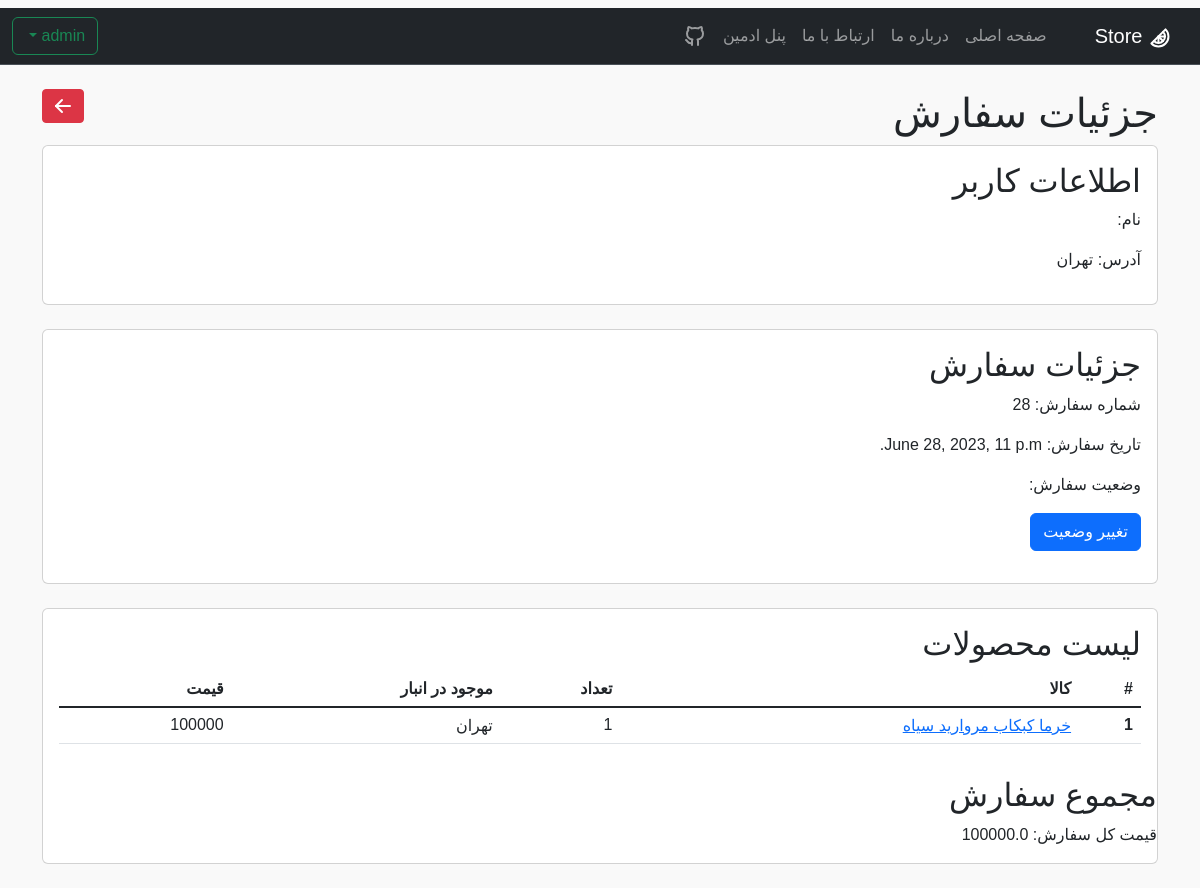
/panel/order_customer/28/ (signed in), run on an earlier commit of the app's database.
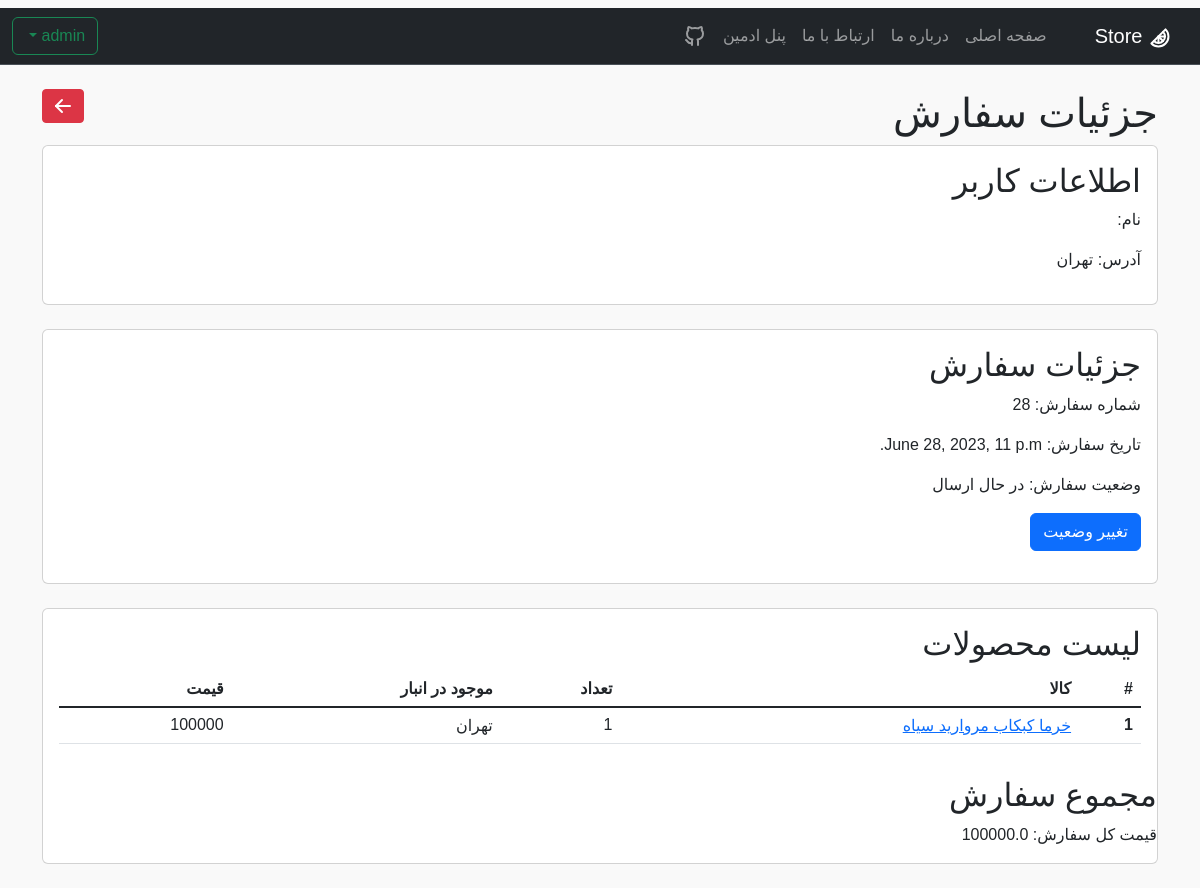
And on a later commit of the database.
### carts/models.py (models this page shows, shortened)
class Order(models.Model):
    STATUS_CHOICES = (
        ('در حال بررسی سفارش', 'در حال بررسی سفارش'),
        ('در حال ارسال', 'در حال ارسال'),
        ('تحویل شده', 'تحویل شده'),
    )
    customer = models.ForeignKey(User, on_delete=models.CASCADE, verbose_name='نام کاربر')
    date_order = models.DateTimeField(auto_now_add=True, verbose_name='تاریخ خرید')
    total_price = models.FloatField(blank=True, null=True, verbose_name='قیمت کل')
    status = models.CharField(
        max_length=50,
        choices=STATUS_CHOICES,default='در حال بررسی سفارش')

### accounts/models.py (models this page shows, shortened)
class User(AbstractUser):
    email = models.EmailField(unique=True)
    city = models.ForeignKey(City, on_delete=models.CASCADE, null=True)

### products/models.py (models this page shows)
class City(models.Model):
    TYPE_CHOICES = (
        ("آبادان", "آبادان"),
        ("بوشهر", "بوشهر"),
        ("تهران", "تهران"),
        ("کرج", "کرج"),
        ("تبریز", "تبریز"),
        ("مشهد", "مشهد"),
        ("اصفهان", "اصفهان"),
        ("شیراز", "شیراز"),
        ("قم", "قم"),
        ("قشم", "قشم"),
        ("کرمان", "کرمان"),
        ("کردستان", "کردستان"),
    )
    name = models.CharField(max_length=50, choices=TYPE_CHOICES)
    def __str__(self):
        return f"{self.name}"

### pages/views.py (the view, shortened to what this page needs)
# urls.py: path('panel/order_customer/<int:order_id>/', View_Order.as_view(), name='Det_order'),
class View_Order(View):
    def get(self, request, order_id):
        order = Order.objects.get(pk=order_id)
        order_items = OrderItem.objects.filter(order=order)
        return render(request, 'admin/order_costumer.html', {'order': order, 'order_items': order_items,
                                                             })
    def dispatch(self, request, *args, **kwargs):
        if not request.user.is_superuser:
            return HttpResponseForbidden("<b><h2>دسترسی ممنوع است</h2></b><h4> .فقط مدیر سایت میتواند وارد شود</h4>")
        return super().dispatch(request, *args, **kwargs)

### products/models.py (called while the page is built)
    def __str__(self):
        return f"{self.name} {self.Supplier.first()}"

    def __str__(self):
        return f"{self.name}"

### templates/admin/order_costumer.html (shortened to what this page needs)
{% extends 'base.html' %}
{% block content %}
<br>
<button type="submit" class="btn btn-danger btn-sm" style="float:left"><a class="nav-link active"
                                                                          href="{% url 'list_order_customer' %}">
</a></button>
<div class="order-details r-text">
    <h1>جزئیات سفارش</h1>
    <div class="card">
        <div class="card-body">
            <h2>اطلاعات کاربر</h2>
            <p>نام: {{ order.customer.first_name }} {{ order.customer.last_name }}</p>
            <p>آدرس: {{ order.customer.city }}</p>
        </div>
    </div>
    <br>
    <div class="card">
        <div class="card-body">
            <h2>جزئیات سفارش</h2>
            <p>شماره سفارش: {{ order.id }}</p>
            <p>تاریخ سفارش: {{ order.date_order }}</p>
            <p>وضعیت سفارش: {{ order.status }}</p>
            <form action="" method="post">
                <button type="submit" class="btn btn-primary">تغییر وضعیت</button>
            </form>
        </div>
    </div>
    <br>
    <div class="card">
        <div class="card-body">
            <h2>لیست محصولات</h2>
            <table class="table">
                <thead>
                <tr>
                    <th scope="col">#</th>
                    <th scope="col">کالا</th>
                    <th scope="col">تعداد</th>
                    <th scope="col">موجود در انبار</th>
                    <th scope="col">قیمت</th>
                </tr>
                </thead>
                <tbody class="table-group-divider">
                {% for item in order.order_items.all %}
                <tr>
                    <th scope="row">{{ forloop.counter }}</th>
                    <td><a href="{% url 'pro_v' pk=item.product_variation.pk %}">{{ item.product_variation }}</a>
                    </td>
                    <td>{{ item.quantity }}</td>
                    <td>{{ item.city }}</td>
                    <td>{{ item.unit_price }}</td>
                </tr>
                {% endfor %}
                </tbody>
            </table>
        </div>
        <h2>مجموع سفارش</h2>
        <p>قیمت کل سفارش: {{ order.total_price }}</p>
    </div>
</div>
<br>
{% endblock %}

What changed in the data, as far as the page shows it:
changed Order "تهران": status (not shown) → "در حال ارسال"
